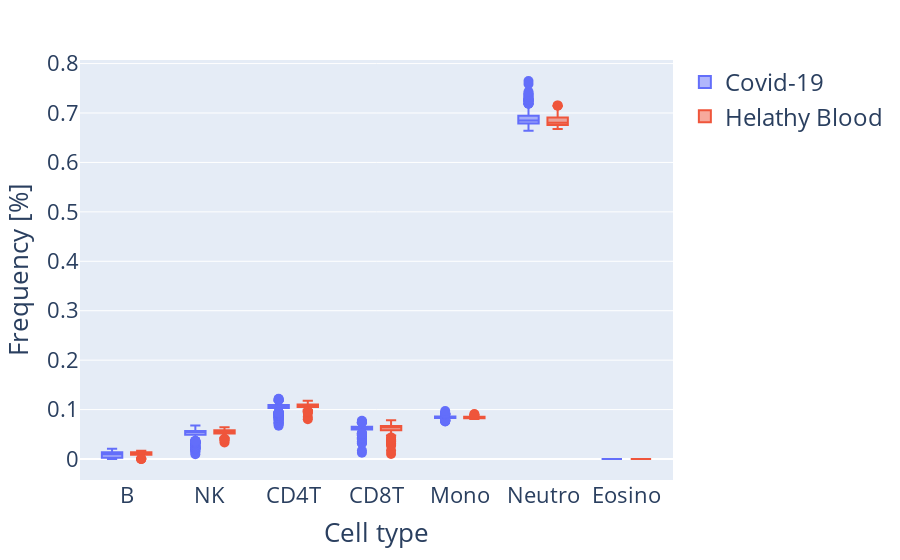

The code cell stored with this chart in its notebook:
### Code cell
fig = px.box(spain_cfc, color="Sample_Group", labels={"variable": "Cell type",
                                        "value": "Frequency [%]"})


fig.update_layout(legend = dict(font = dict(size=24), title=""), font=dict(size=22))
fig.update_traces(marker=dict(size=10))

fig.write_image("../Plots/CF_after_CFC.jpg")
fig.show()

### Figure 1 — Plotly figure (JSON) as saved in the notebook; plotly's stock layout.template omitted (floating-point values rounded to 4 significant figures; data arrays with more than 128 entries replaced by an {"elided": "..."} marker saying what was removed)
{"data": [{"alignmentgroup": "True", "hovertemplate": "Sample_Group=Covid-19<br>Cell type=%{x}<br>Frequency [%]=%{y}<extra></extra>", "legendgroup": "Covid-19", "marker": {"color": "#636efa", "size": 10}, "name": "Covid-19", "notched": false, "offsetgroup": "Covid-19", "orientation": "v", "showlegend": true, "type": "box", "x": {"elided": "2849 str values"}, "x0": " ", "xaxis": "x", "y": {"elided": "2849 float values"}, "y0": " ", "yaxis": "y"}, {"alignmentgroup": "True", "hovertemplate": "Sample_Group=Helathy Blood<br>Cell type=%{x}<br>Frequency [%]=%{y}<extra></extra>", "legendgroup": "Helathy Blood", "marker": {"color": "#EF553B", "size": 10}, "name": "Helathy Blood", "notched": false, "offsetgroup": "Helathy Blood", "orientation": "v", "showlegend": true, "type": "box", "x": {"elided": "581 str values"}, "x0": " ", "xaxis": "x", "y": {"elided": "581 float values"}, "y0": " ", "yaxis": "y"}], "layout": {"autosize": true, "boxmode": "group", "font": {"size": 22}, "legend": {"font": {"size": 24}, "title": {"text": ""}, "tracegroupgap": 0}, "margin": {"t": 60}, "xaxis": {"anchor": "y", "autorange": true, "domain": [0, 1], "range": [-0.5308, 6.531], "title": {"text": "Cell type"}, "type": "category"}, "yaxis": {"anchor": "x", "autorange": true, "domain": [0, 1], "range": [-0.04249, 0.8073], "title": {"text": "Frequency [%]"}, "type": "linear"}}}
